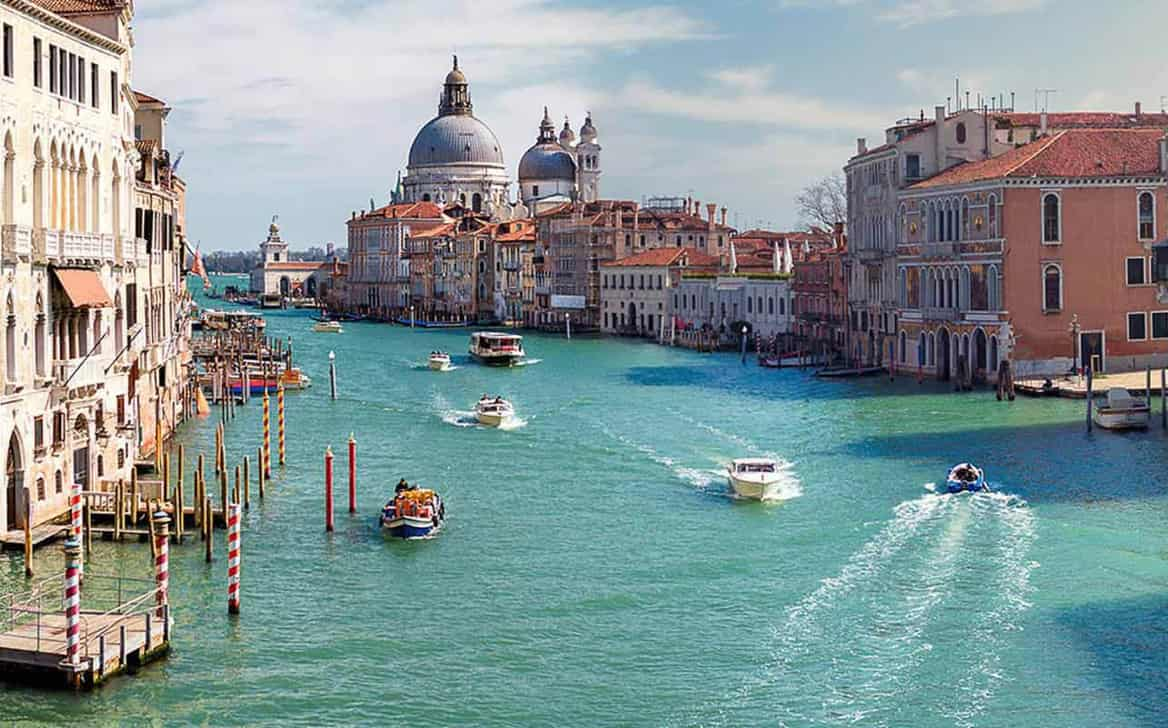
#> input picture basic_opencv/dataset/italy.jpg, 1168 x 728 px
$ python drawing.py
#> lines starting #> are read from the running program, lines starting #| are printed output that depends on the picture
import numpy as np
import argparse
import cv2

ap = argparse.ArgumentParser()
ap.add_argument("-i", "--image", type=str, default="dataset/italy.jpg",
	help="path to the input image")
args = vars(ap.parse_args())

image = cv2.imread(args["image"])
#> image is the input picture: shape (728, 1168, 3); mean B, G, R 149.7, 149.1, 132.2

cv2.circle(image, (168, 188), 90, (0, 0, 255), 2)
cv2.circle(image, (150, 164), 10, (0, 0, 255), -1)
#> image: shape (728, 1168, 3); mean B, G, R 149.3, 148.7, 132.4
cv2.circle(image, (192, 174), 10, (0, 0, 255), -1)
#> image: shape (728, 1168, 3); mean B, G, R 149.2, 148.6, 132.4
cv2.rectangle(image, (134, 200), (186, 218), (0, 0, 255), -1)
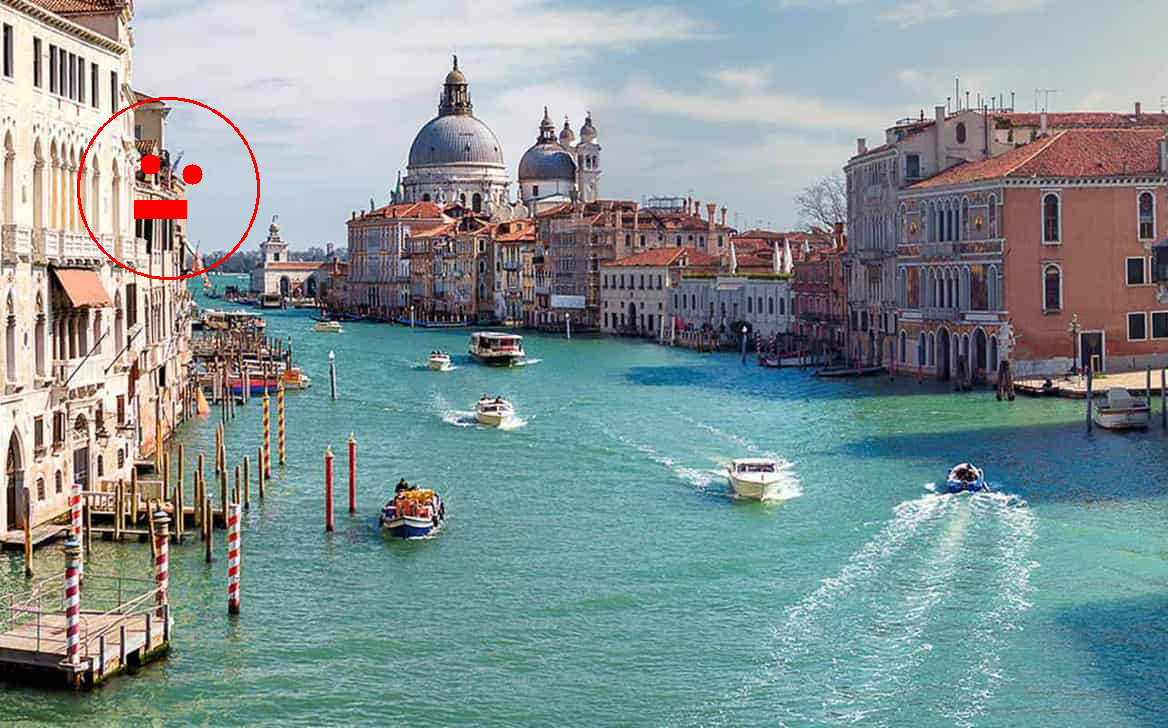
#> image: shape (728, 1168, 3); mean B, G, R 149.1, 148.4, 132.5

cv2.imshow("Output", image)
cv2.waitKey(0)

canvas = np.zeros((300, 300, 3), dtype="uint8")

green = (0, 255, 0)
cv2.line(canvas, (0, 0), (300, 300), green)
cv2.imshow("Canvas", canvas)
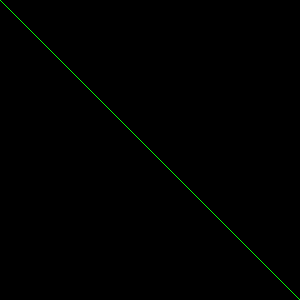
#> window 'Canvas': shape (300, 300, 3); mean B, G, R 0, 0.8, 0
cv2.waitKey(0)

red = (0, 0, 255)
cv2.line(canvas, (300, 0), (0, 300), red, 3)
cv2.imshow("Canvas", canvas)
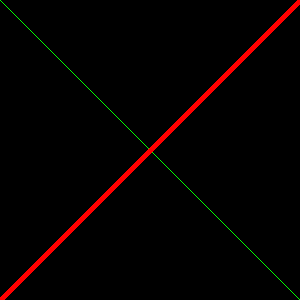
#> window 'Canvas': shape (300, 300, 3); mean B, G, R 0, 0.8, 5.9
cv2.waitKey(0)

cv2.rectangle(canvas, (10, 10), (60, 60), green)
cv2.imshow("Canvas", canvas)
cv2.waitKey(0)

cv2.rectangle(canvas, (50, 200), (200, 225), red, 5)
cv2.imshow("Canvas", canvas)
cv2.waitKey(0)

blue = (255, 0, 0)
cv2.rectangle(canvas, (200, 50), (225, 125), blue, -1)
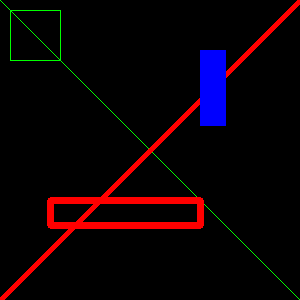
#> canvas: shape (300, 300, 3); mean of channels 0, 1, 2 5.6, 1.4, 12; drawn as B, G, R
cv2.imshow("Canvas", canvas)
cv2.waitKey(0)

canvas = np.zeros((300, 300, 3), dtype="uint8")
(centerX, centerY) = (canvas.shape[1] // 2, canvas.shape[0] // 2)
white = (255, 255, 255)

for r in range(0, 175, 25):
	cv2.circle(canvas, (centerX, centerY), r, white)
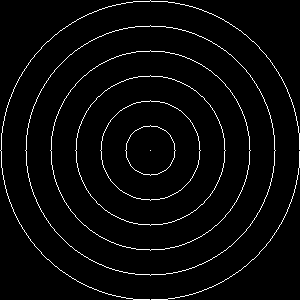
#> canvas: shape (300, 300, 3); 3.3% white in thin lines or dots

cv2.imshow("Canvas", canvas)
cv2.waitKey(0)

canvas = np.zeros((300, 300, 3), dtype="uint8")

for i in range(0, 25):
	radius = np.random.randint(5, high=200)
	color = np.random.randint(0, high=256, size=(3,)).tolist()
	pt = np.random.randint(0, high=300, size=(2,))

	cv2.circle(canvas, tuple(pt), radius, color, -1)
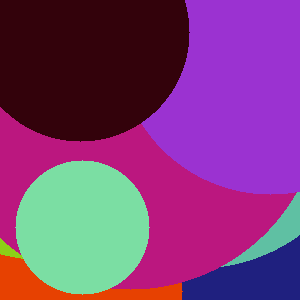
#> canvas: shape (300, 300, 3); mean of channels 0, 1, 2 120.2, 61, 125.3; drawn as B, G, R

cv2.imshow("Canvas", canvas)
cv2.waitKey(0)
